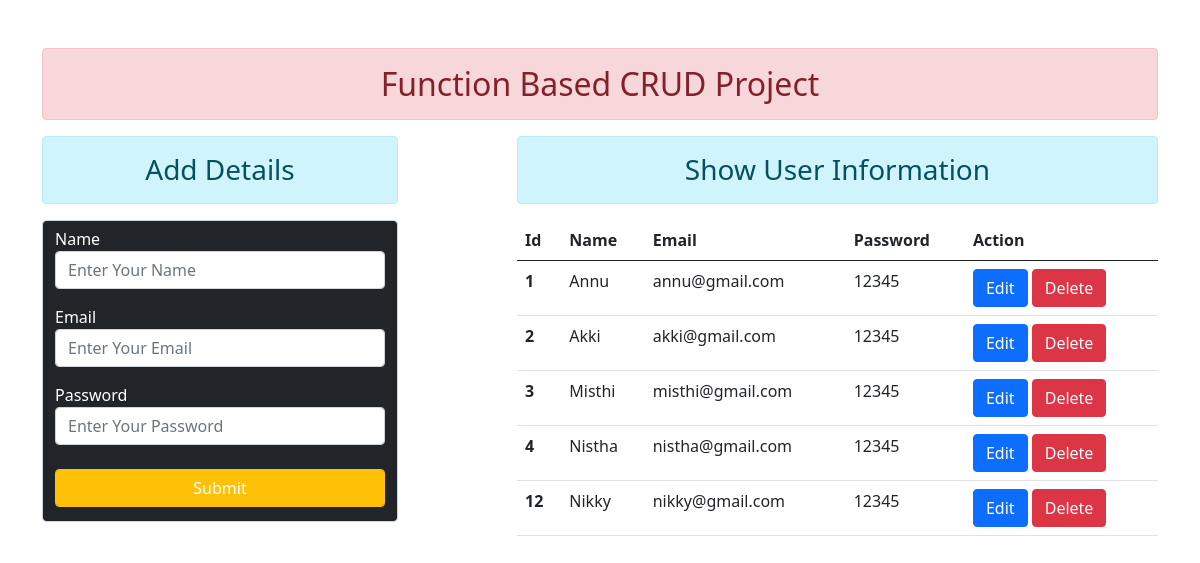
The app's page /, older data.
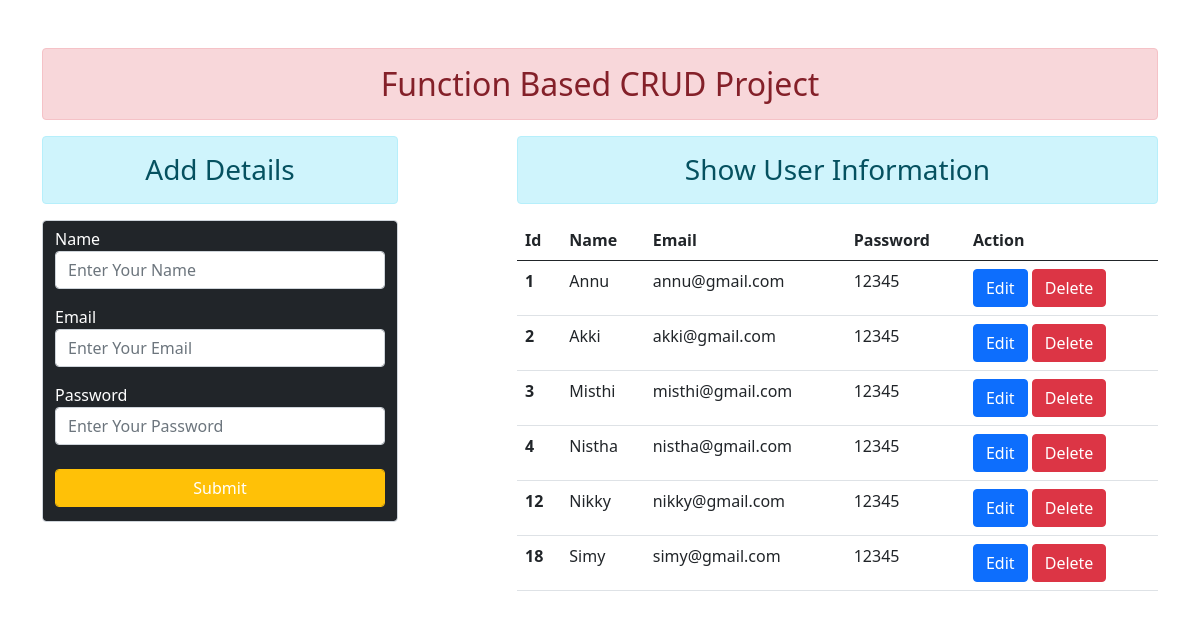
The same page, newer data.
### crud/models.py (models this page shows)
class User(models.Model):
    name = models.CharField(max_length=70)
    email = models.EmailField(max_length=100)
    password = models.CharField(max_length=60)

### crud/views.py (the view)
# urls.py: path('', views.Add_Show, name="add&show"),
def Add_Show(request):
    if request.method == "POST":
        fm = UserRegistration(request.POST)
        if fm.is_valid():
            nm = fm.cleaned_data['name']
            em = fm.cleaned_data['email']
            pw = fm.cleaned_data['password']
            reg= User(name=nm, email=em, password=pw)
            reg.save()
        return HttpResponseRedirect('/')
    else:
        fm = UserRegistration(label_suffix='')
    userdata = User.objects.all()
    return render(request, 'crud/addandshow.html', {'form': fm, 'udt': userdata})

### crud/forms.py
class UserRegistration(forms.ModelForm):
    class Meta:
        model = User
        fields = '__all__'
        widgets = {
          'name': forms.TextInput(attrs={'class':'form-control', 'placeholder':'Enter Your Name'}),
          'email': forms.EmailInput(attrs={'class':'form-control', 'placeholder':'Enter Your Email'}),
          'password': forms.PasswordInput(render_value=True, attrs={'class':'form-control', 'placeholder':'Enter Your Password'}),
        }

### crud/templates/crud/addandshow.html (shortened to what this page needs)
{% extends 'crud/base.html' %}
{% load static %}
{% block content %}
<div class="row">
    <div class="col-sm-4">
    <h3 class="text-center alert alert-info">Add Details</h3>
    <form action="" method="POST">
        <div class="form-control bg-dark text-white" >
            {{form.as_p}}
            <input type="submit" class="btn btn-warning form-control my-2 text-white">
        </div>
    </div>
    <div class="col-sm-7 offset-1">
        <h3 class="text-center alert alert-info">Show User Information</h3>
        {% if udt %}
         <table class="table table-hover">
            <thead>
                <tr>
                <th scope="col">Id</th>
                <th scope="col">Name</th>
                <th scope="col">Email</th>
                <th scope="col">Password</th>
                <th scope="col">Action</th>
                </tr>
            </thead>
            <tbody>
               {% for dt in udt %}
                <tr>
                <th scope="row">{{dt.id}}</th>
                <td>{{dt.name}}</td>
                <td>{{dt.email}}</td>
                <td>{{dt.password}}</td>
                <td>
                  <a href="{% url 'editdata' dt.id %}" class="btn btn-primary">Edit</a>
                  <form action="{% url 'deletedata' dt.id %}" method="POST" class="d-inline">
                    <input type="submit" class="btn btn-danger" value="Delete">
                  </form>
                </td>
                </tr>
               {% endfor %}
            </tbody>
         </table>
        {% else %}
         <h3 class="text-center alert alert-danger">No Records Found</h3>
        {% endif %}
    </div>
</div>
{% endblock content %}

### crud/templates/crud/base.html (shortened to what this page needs)
<!DOCTYPE html>
{% load static %}
<html lang="en">
<head>
    <link rel="stylesheet" href="{% static 'crud/css/bootstrap.css' %}">
</head>
<body>
    <div class="container mt-5">
    <h2 class="text-center alert alert-danger">Function Based CRUD Project</h2>
    {% block content %} {% endblock content %}
    </div>
</body>
</html>

Row changes from the older to the newer data that the page shows:
added User: id "18", name "Simy", email "simy@gmail.com", password "12345"
